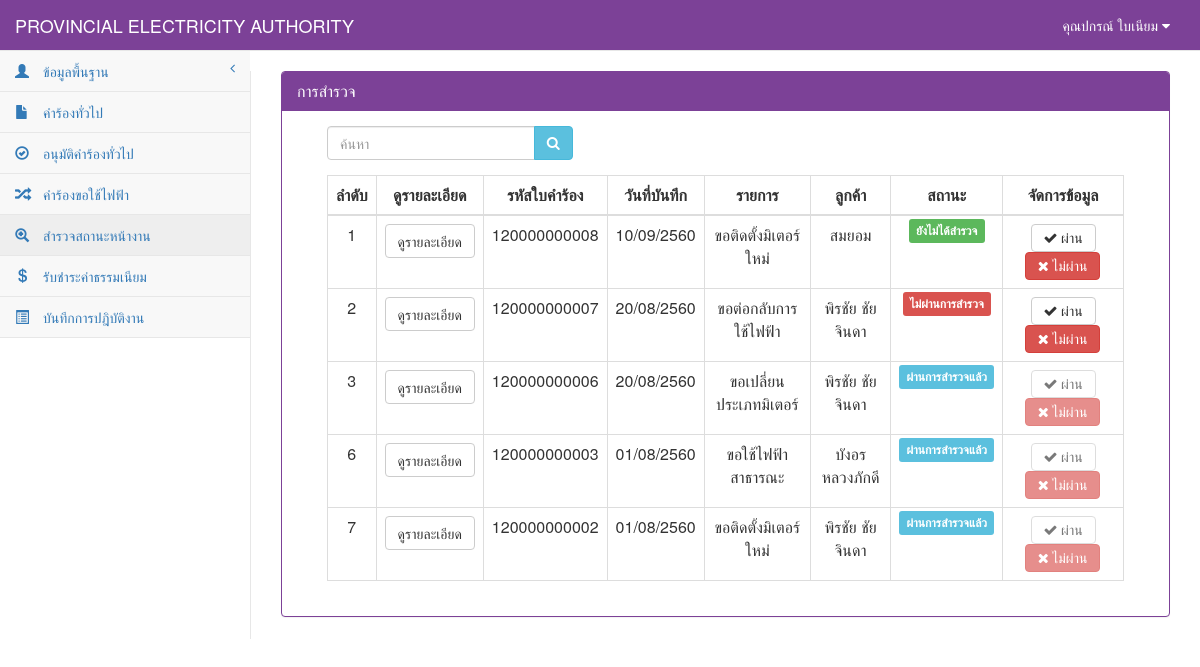
Page /StatusElectricity.php (signed in) on the earlier database version.
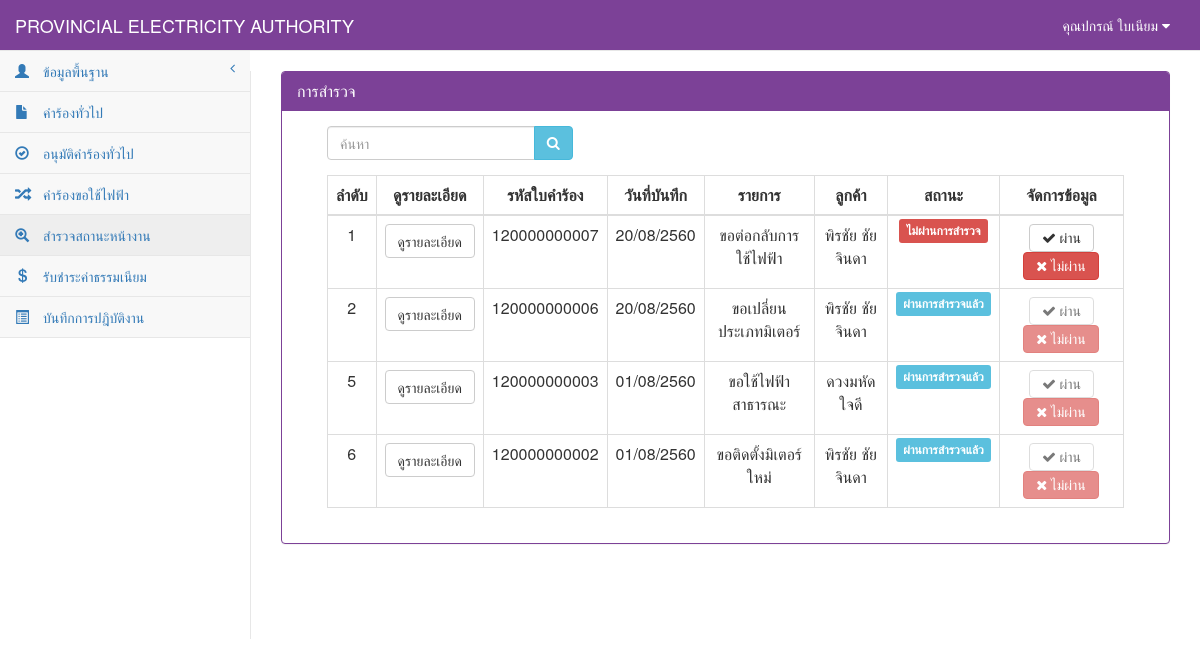
Same page on the later database version.
### tables this page shows
CREATE TABLE `tb_user` (
  `user_id` char(13) NOT NULL,
  `user_code` char(13) NOT NULL,
  `user_first` int(1) NOT NULL,
  `user_name` varchar(50) NOT NULL,
  `user_last` varchar(50) NOT NULL,
  `user_add` text NOT NULL,
  `user_tel` char(10) NOT NULL,
  `user_pos` int(1) NOT NULL,
  `user_pass` varchar(12) NOT NULL,
  PRIMARY KEY  (`user_id`)
);

CREATE TABLE `tb_electricity` (
  `re_id` char(12) NOT NULL,
  `re_date` date NOT NULL,
  `re_branch` varchar(50) NOT NULL,
  `user_id` char(13) NOT NULL,
  `cus_id` char(13) NOT NULL,
  `re_place_type` int(1) NOT NULL,
  `re_place_other` varchar(50) NOT NULL,
  `re_place_name` varchar(50) NOT NULL,
  `re_place_homeid` varchar(20) NOT NULL,
  `re_place_number` varchar(20) NOT NULL,
  `re_place_village` varchar(20) NOT NULL,
  `re_place_room` varchar(10) NOT NULL,
  `re_place_floor` varchar(5) NOT NULL,
  `re_place_alley` varchar(50) NOT NULL,
  `re_place_alleyway` varchar(50) NOT NULL,
  `re_place_road` varchar(50) NOT NULL,
  `re_place_villno` varchar(2) NOT NULL,
  `re_place_district` varchar(30) NOT NULL,
  `re_place_canton` varchar(30) NOT NULL,
  `re_place_province` varchar(30) NOT NULL,
  `re_place_post` varchar(10) NOT NULL,
  `re_place_tel` char(10) NOT NULL,
  `re_place_fax` char(10) NOT NULL,
  `re_place_email` varchar(30) NOT NULL,
  `re_place_service` varchar(10) NOT NULL,
  `re_contact_place` varchar(100) NOT NULL,
  `re_contact_homeid` varchar(20) NOT NULL,
  `re_contact_number` varchar(20) NOT NULL,
  `re_contact_village` varchar(20) NOT NULL,
  `re_contact_room` varchar(10) NOT NULL,
  `re_contact_floor` varchar(5) NOT NULL,
  `re_contact_alley` varchar(50) NOT NULL,
  `re_contact_alleyway` varchar(50) NOT NULL,
  `re_contact_road` varchar(50) NOT NULL,
  `re_contact_villno` varchar(2) NOT NULL,
  `re_contact_district` varchar(30) NOT NULL,
  `re_contact_canton` varchar(30) NOT NULL,
  `re_contact_province` varchar(30) NOT NULL,
  `re_contact_post` varchar(10) NOT NULL,
  `re_contact_tel` char(10) NOT NULL,
  `re_contact_fax` char(10) NOT NULL,
  `re_contact_email` varchar(30) NOT NULL,
  `re_want_type` int(2) NOT NULL,
  `re_want_other` varchar(100) NOT NULL,
  `re_detail` varchar(100) NOT NULL,
  `re_use_type` int(1) NOT NULL,
  `re_use_other` varchar(255) NOT NULL,
  `re_dateset` date NOT NULL,
  `re_keep_type` int(1) NOT NULL,
  `re_keep_name` varchar(255) NOT NULL,
  `re_keep_homeid` varchar(20) NOT NULL,
  `re_keep_number` varchar(20) NOT NULL,
  `re_keep_village` varchar(20) NOT NULL,
  `re_keep_room` varchar(20) NOT NULL,
  `re_keep_floor` varchar(5) NOT NULL,
  `re_keep_alley` varchar(50) NOT NULL,
  `re_keep_alleyway` varchar(50) NOT NULL,
  `re_keep_road` varchar(50) NOT NULL,
  `re_keep_villno` varchar(2) NOT NULL,
  `re_keep_district` varchar(30) NOT NULL,
  `re_keep_canton` varchar(30) NOT NULL,
  `re_keep_province` varchar(30) NOT NULL,
  `re_keep_post` varchar(10) NOT NULL,
  `re_keep_tel` char(10) NOT NULL,
  `re_keep_fax` char(10) NOT NULL,
  `re_keep_email` varchar(30) NOT NULL,
  `re_picture` varchar(255) NOT NULL,
  `re_status` int(1) NOT NULL,
  PRIMARY KEY  (`re_id`)
);

CREATE TABLE `tb_customer` (
  `cus_id` char(13) NOT NULL,
  `cus_first` varchar(50) NOT NULL,
  `cus_name` varchar(50) NOT NULL,
  `cus_type` varchar(30) NOT NULL,
  `cus_code` char(9) NOT NULL,
  `cus_tax` char(13) NOT NULL,
  `cus_homeid` varchar(20) NOT NULL,
  `cus_number` varchar(20) NOT NULL,
  `cus_village` varchar(20) NOT NULL,
  `cus_room` varchar(10) NOT NULL,
  `cus_floor` varchar(5) NOT NULL,
  `cus_alley` varchar(50) NOT NULL,
  `cus_alleyway` varchar(50) NOT NULL,
  `cus_road` varchar(50) NOT NULL,
  `cus_vilno` varchar(2) NOT NULL,
  `cus_district` varchar(30) NOT NULL,
  `cus_canton` varchar(30) NOT NULL,
  `cus_province` varchar(30) NOT NULL,
  `cus_post` varchar(10) NOT NULL,
  `cus_tel` char(10) NOT NULL,
  `cus_fax` char(10) NOT NULL,
  `cus_email` varchar(30) NOT NULL,
  PRIMARY KEY  (`cus_id`)
);

### connect_db.php (called while the page is built, shortened)
<?php
$dbname="pea";
?>

### StatusElectricity.php (the view, shortened to what the rows shown need)
<?php
include "connect_db.php";
function getlistname($want_type, $other) {
    if ($want_type == 0) {
        $want = "ขอติดตั้งมิเตอร์ใหม่";
    } elseif ($want_type == 1) {
        $want = "ขอตัดฝากมิเตอร์โดยไม่ใช้ไฟฟ้า";
    } elseif ($want_type == 2) {
        $want = "ขอต่อกลับการใช้ไฟฟ้า";
    } elseif ($want_type == 3) {
        $want = "ขอเพื่มขนาดมิเตอร์/อุปกรณ์ประกอบ";
    } elseif ($want_type == 4) {
        $want = "ขอเปลี่ยนประเภทมิเตอร์";
    } elseif ($want_type == 5) {
        $want = "ขอหยุดซ่อมแซมเครื่องจักรประจำปี";
    } elseif ($want_type == 6) {
        $want = "ขอใช้ไฟฟ้าชั่วคราวแบบเหมาจ่าย";
    } elseif ($want_type == 7) {
        $want = "ขอติดตั้งไฟฟ้าชั่วคราว";
    } elseif ($want_type == 8) {
        $want = "ขอตัดฝากมิเตอร์ใช้เพื่อแสงสว่างไม่ลด CT";
    } elseif ($want_type == 9) {
        $want = "ขอยกเลิกเลิกการใช้ไฟฟ้า";
    } elseif ($want_type == 10) {
        $want = "ชอลดขนาดมิเตอร์/อุปกรณ์ประกอบ";
    } elseif ($want_type == 11) {
        $want = "ขอใช้ไฟฟ้าสาธารณะ";
    } elseif ($want_type == 12) {
        $want = "ขอตัดมิเตอร์ใช้เพื่อแสงสว่างลด CT";
    } elseif ($want_type == 13) {
        $want = "ขอย้ายจุดติดตั้งมิเตอร์/อุปกรณ์ประกอบ";
    } elseif ($want_type == 14) {
        $want = "ขอเปลี่ยนมิเตอร์กรณีชำรุด";
    } elseif ($want_type == 15) {
        $want = "ขอใช้ไฟฟ้าตู้โทรศัพท์ต่อตรง";
    } elseif ($want_type == 16) {
        $want = $other;
    }
    return $want;
}
function Dateim($mydate) {
    $d = split("-", $mydate);
    $mydate = $d[2] . "/" . $d[1] . "/" . ($d[0] + 543);
    return "$mydate";
}
?>
<!DOCTYPE html>
<html>
    <head>
        <link href="vendor/bootstrap/css/bootstrap.css" rel="stylesheet">
        <link href="vendor/metisMenu/metisMenu.css" rel="stylesheet">
        <link href="dist/css/sb-admin-2.css" rel="stylesheet">
        <link href="vendor/font-awesome/css/font-awesome.css" rel="stylesheet" type="text/css">
    </head>
    <body>
        <?php include "header.php"; ?>
        <?php
        include"sidebar.php";
        ?>
        <div id="page-wrapper">
            <div class="panel panel-primary">
                <div class="panel-heading">
                    <h2 class="panel-title">การสำรวจ</h2>
                </div>
                <div class="panel-body">
                    <div class="col-sm-12">
                        <div class="col-sm-12">
                            <div class="table-responsive">
                                <table width="100%" class="table table-bordered table-hover">
                                    <thead>
                                        <tr>
                                            <th class=" text-center" >ลำดับ</th>
                                            <th class=" text-center">ดูรายละเอียด</th>
                                            <th class=" text-center" >รหัสใบคำร้อง</th>
                                            <th class=" text-center" >วันที่บันทึก</th>
                                            <th class=" text-center" >รายการ</th>
                                            <th class=" text-center" >ลูกค้า</th>
                                            <th class=" text-center" >สถานะ</th>
                                            <th class=" text-center">จัดการข้อมูล</th>
                                        </tr>
                                    </thead>
                                    <tbody>
                                        <?php
                                        $stop = array("1","5","6","7","8","9","14");
                                        $page = 0;
                                        $sql = "select * from tb_electricity where re_id like '%" . $_POST[search] . "%'  order by re_id desc";
                                        $result = mysql_db_query($dbname, $sql);
                                        if (mysql_num_rows($result) > 0) {
                                            while ($array = mysql_fetch_array($result)) {
                                                $page++;
                                                $sqlcus = "select * from tb_customer where cus_id='" . $array[cus_id] . "'";
                                                $resultcus = mysql_db_query($dbname, $sqlcus);
                                                $arraycus = mysql_fetch_array($resultcus);
                                                if ($array[re_status] == "9") {
                                                    $status = "ไม่ผ่านการสำรวจ";
                                                    $label = "danger";
                                                } elseif ($array[re_status] == "0") {
                                                    $status = "ยังไม่ได้สำรวจ";
                                                    $label = "success";
                                                } else {
                                                    $status = "ผ่านการสำรวจแล้ว";
                                                    $label = "info";
                                                }
                                                $wanttype = getlistname($array[re_want_type], $array[re_place_other]);
                                                if(!in_array($array['re_want_type'],$stop)){
                                                ?>
                                                <tr>
                                                    <td class="text-center"><?= $page ?></td>
                                                    <td><a class="btn btn-default" href="StatusElectricity_view.php?id=<?= $array[re_id] ?>">ดูรายละเอียด</a></td>
                                                    <td class=" text-center"><?= $array[re_id] ?></td>
                                                    <td class=" text-center"><?= Dateim($array[re_date]); ?></td>
                                                    <td class=" text-center"><?= $wanttype ?></td>
                                                    <td class="text-center"><?= $arraycus[cus_name] ?></td>
                                                    <td class="text-center"><span class="label label-<?= $label ?>"><?= $status ?></span></td>
                                                    <td>
                                                        <div class="btn-group" align="center">
                                                            <?php if($array['re_status'] == "0" or $array[re_status] == "9"){?>
                                                            <center>
                                                                <a class="btn btn-default" href="StatusElectricity_detail.php?id=<?= $array[re_id] ?>"><i class="fa fa-check"> ผ่าน</i></a>
                                                                <a class="btn btn-danger" href="StatusElectricity_nopass.php?id=<?= $array[re_id] ?>"><i class="fa fa-times"> ไม่ผ่าน</i></a>
                                                            </center>
                                                            <?php }else{?>
                                                             <center>
                                                                <a class="btn btn-default disabled" ><i class="fa fa-check"> ผ่าน</i></a>
                                                                <a class="btn btn-danger disabled" ><i class="fa fa-times"> ไม่ผ่าน</i></a>
                                                            </center>
                                                            <?php }?>
                                                        </div>
                                                    </td>
                                                </tr>
                                                <?php
                                            }
                                            }
                                        } else {
                                            ?>
                                            <tr><td colspan="7" align="center">ไม่พบข้อมูล</td></tr>
                                            <?php
                                        }
                                        ?>
                                    </tbody>
                                </table>
                            </div>
                        </div>
                    </div>
                </div>
            </div>
        </div>
    </body>
</html>

### header.php (shortened to what the rows shown need)
<?php
$sqluser="select *from tb_user where user_id='".$_SESSION[loginid]."'";
$reuser=mysql_db_query($dbname,$sqluser);
$user=mysql_fetch_array($reuser);
?>
<nav style="background-color:#7c4197;" class="navbar navbar-default navbar-static-top" role="navigation" style="margin-bottom: 0" >
            <ul class="nav navbar-top-links navbar-right" >
                 <li class="dropdown">
                     <a style="color: White" class="dropdown-toggle" data-toggle="dropdown" href="#">
                        คุณ<?=$user[user_name]?> <?=$user[user_last]?>
                        <i class="fa fa-caret-down"></i>
                    </a>
                </li>
            </ul>

Differences in the rows shown:
removed tb_electricity: array "120000000008", array "10/09/2560", wanttype "ขอติดตั้งมิเตอร์ใหม่", cus.cus_name "สมยอม", status "ยังไม่ได้สำรวจ"
changed through a linked row, tb_electricity: cus.cus_name "บังอร หลวงภักดี" → "ดวงมหัด ใจดี"
